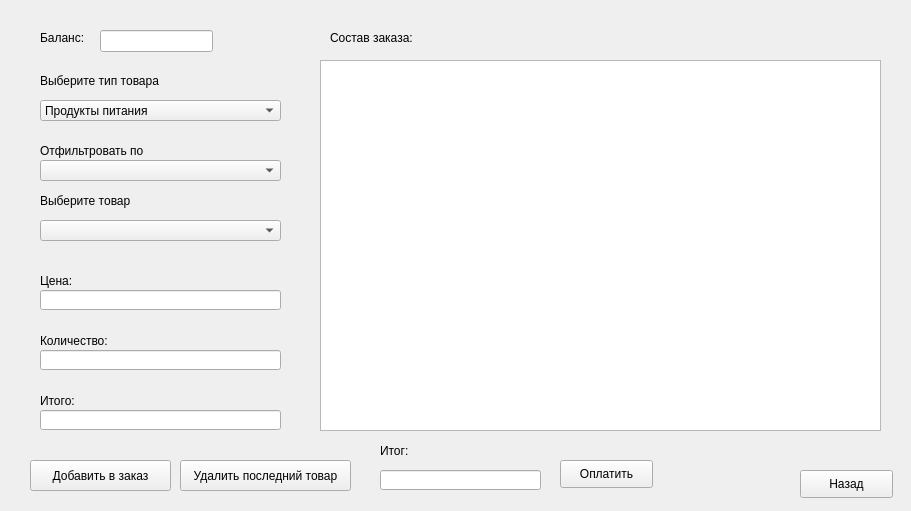
    <widget class="QWidget" name="BuyProductClient">
     <property name="minimumSize">
      <size>
       <width>911</width>
       <height>511</height>
      </size>
     </property>
     <widget class="QLineEdit" name="buyP_Quantity">
      <property name="geometry">
       <rect>
        <x>40</x>
        <y>350</y>
        <width>241</width>
        <height>20</height>
       </rect>
      </property>
     </widget>
     <widget class="QLabel" name="label_10">
      <property name="geometry">
       <rect>
        <x>40</x>
        <y>330</y>
        <width>241</width>
        <height>21</height>
       </rect>
      </property>
      <property name="text">
       <string>Количество:</string>
      </property>
     </widget>
     <widget class="QLabel" name="label_11">
      <property name="geometry">
       <rect>
        <x>40</x>
        <y>270</y>
        <width>241</width>
        <height>21</height>
       </rect>
      </property>
      <property name="text">
       <string>Цена:</string>
      </property>
     </widget>
     <widget class="QLineEdit" name="buyP_Price">
      <property name="geometry">
       <rect>
        <x>40</x>
        <y>290</y>
        <width>241</width>
        <height>20</height>
       </rect>
      </property>
     </widget>
     <widget class="QLabel" name="label_12">
      <property name="geometry">
       <rect>
        <x>40</x>
        <y>190</y>
        <width>241</width>
        <height>21</height>
       </rect>
      </property>
      <property name="text">
       <string>Выберите товар</string>
      </property>
     </widget>
     <widget class="QPushButton" name="buyP_Back">
      <property name="geometry">
       <rect>
        <x>800</x>
        <y>470</y>
        <width>93</width>
        <height>28</height>
       </rect>
      </property>
      <property name="text">
       <string>Назад</string>
      </property>
     </widget>
     <widget class="QComboBox" name="buyP_ProductList">
      <property name="geometry">
       <rect>
        <x>40</x>
        <y>220</y>
        <width>241</width>
        <height>21</height>
       </rect>
      </property>
     </widget>
     <widget class="QPushButton" name="buyP_Buy">
      <property name="geometry">
       <rect>
        <x>560</x>
        <y>460</y>
        <width>93</width>
        <height>28</height>
       </rect>
      </property>
      <property name="text">
       <string>Оплатить</string>
      </property>
     </widget>
     <widget class="QPushButton" name="buyP_Add">
      <property name="geometry">
       <rect>
        <x>30</x>
        <y>460</y>
        <width>141</width>
        <height>31</height>
       </rect>
      </property>
      <property name="text">
       <string>Добавить в заказ</string>
      </property>
     </widget>
     <widget class="QLabel" name="label_43">
      <property name="geometry">
       <rect>
        <x>40</x>
        <y>30</y>
        <width>55</width>
        <height>16</height>
       </rect>
      </property>
      <property name="text">
       <string>Баланс:</string>
      </property>
     </widget>
     <widget class="QLineEdit" name="buyP_Balance">
      <property name="geometry">
       <rect>
        <x>100</x>
        <y>30</y>
        <width>113</width>
        <height>22</height>
       </rect>
      </property>
     </widget>
     <widget class="QLabel" name="label_48">
      <property name="geometry">
       <rect>
        <x>40</x>
        <y>70</y>
        <width>241</width>
        <height>21</height>
       </rect>
      </property>
      <property name="text">
       <string>Выберите тип товара</string>
      </property>
     </widget>
     <widget class="QComboBox" name="buyP_Type">
      <property name="geometry">
       <rect>
        <x>40</x>
        <y>100</y>
        <width>241</width>
        <height>21</height>
       </rect>
      </property>
      <item>
       <property name="text">
        <string>Продукты питания</string>
       </property>
      </item>
      <item>
       <property name="text">
        <string>Автотовары</string>
       </property>
      </item>
     </widget>
     <widget class="QLineEdit" name="buyP_Cost">
      <property name="geometry">
       <rect>
        <x>40</x>
        <y>410</y>
        <width>241</width>
        <height>20</height>
       </rect>
      </property>
     </widget>
     <widget class="QLabel" name="label_51">
      <property name="geometry">
       <rect>
        <x>40</x>
        <y>390</y>
        <width>241</width>
        <height>21</height>
       </rect>
      </property>
      <property name="text">
       <string>Итого:</string>
      </property>
     </widget>
     <widget class="QTableWidget" name="buyP_Order">
      <property name="geometry">
       <rect>
        <x>320</x>
        <y>60</y>
        <width>561</width>
        <height>371</height>
       </rect>
      </property>
     </widget>
     <widget class="QLabel" name="label_54">
      <property name="geometry">
       <rect>
        <x>330</x>
        <y>30</y>
        <width>151</width>
        <height>16</height>
       </rect>
      </property>
      <property name="text">
       <string>Состав заказа:</string>
      </property>
     </widget>
     <widget class="QLabel" name="label_56">
      <property name="geometry">
       <rect>
        <x>380</x>
        <y>440</y>
        <width>121</width>
        <height>21</height>
       </rect>
      </property>
      <property name="text">
       <string>Итог:</string>
      </property>
     </widget>
     <widget class="QLineEdit" name="buyP_TotalCost">
      <property name="geometry">
       <rect>
        <x>380</x>
        <y>470</y>
        <width>161</width>
        <height>20</height>
       </rect>
      </property>
     </widget>
     <widget class="QLabel" name="label_141">
      <property name="geometry">
       <rect>
        <x>40</x>
        <y>140</y>
        <width>241</width>
        <height>21</height>
       </rect>
      </property>
      <property name="text">
       <string>Отфильтровать по</string>
      </property>
     </widget>
     <widget class="QComboBox" name="buyP_Filter">
      <property name="geometry">
       <rect>
        <x>40</x>
        <y>160</y>
        <width>241</width>
        <height>21</height>
       </rect>
      </property>
     </widget>
     <widget class="QPushButton" name="buyP_DelLast">
      <property name="geometry">
       <rect>
        <x>180</x>
        <y>460</y>
        <width>171</width>
        <height>31</height>
       </rect>
      </property>
      <property name="text">
       <string>Удалить последний товар</string>
      </property>
     </widget>
    </widget>
